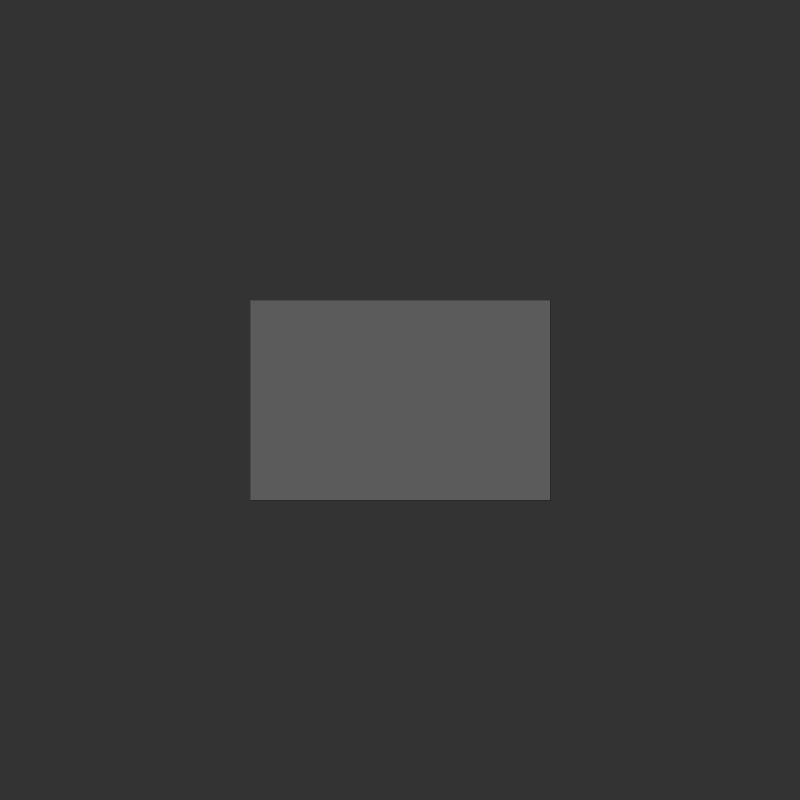
Frame 1 (no input)
Frame 60 (the mouse pressed at the canvas centre just before this capture): identical to frame 1, image omitted
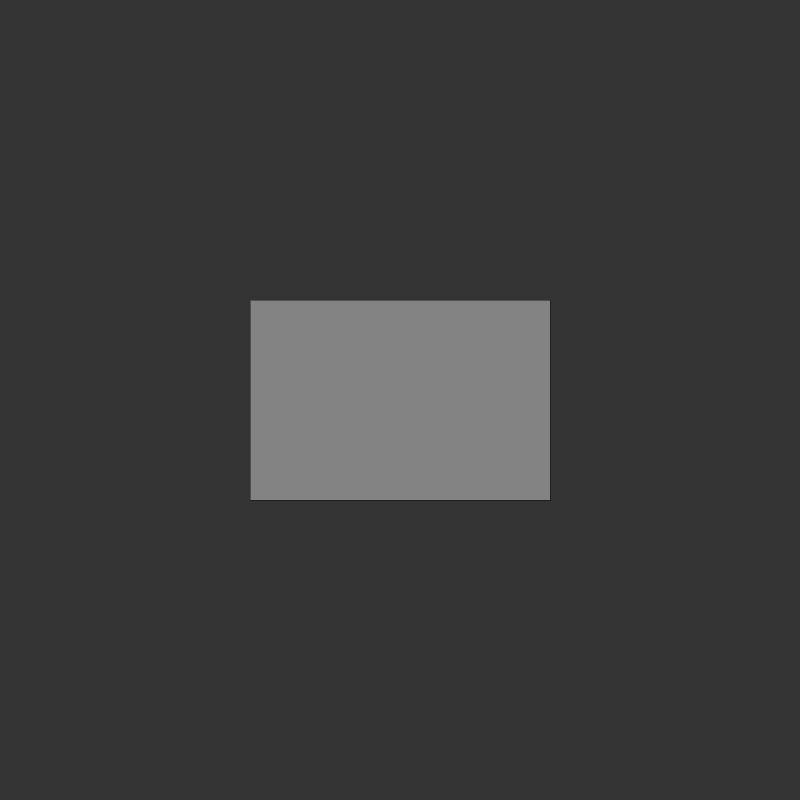
Frame 120 (the mouse held since frame 60 and released just before this capture)

The Processing sketch that drew these frames (run headless with seeded random() and noise(); from frame 60 on, the mouse is pressed at the canvas centre):

// Processing sketch: Button_Demo
// ── Button_Demo.pde
int button = 0;
void setup(){
  size(800,800);
}
void draw(){
  background(51);
  if(button == 0){
    fill(255,50);
    stroke(0,50);
    if(mouseX > 250 && mouseX < 550){
      if(mouseY > 300 && mouseY < 500){
        fill(255,100);
        stroke(0,100);
      }
    }
    rect(250,300,300,200);
  }
  if(button == 1){
    fill(255,50);
    stroke(0,50);
    if(sqrt((mouseX-400)*(mouseX-400)+(mouseY-400)*(mouseY-400)) < 75){
      fill(255,100);
      stroke(0,100);
    }
    ellipse(400,400,150,150);
  }
  if(button == 2){
    fill(255,50);
    stroke(0,50);
    if(mouseY < mouseX/3+350 && mouseY > mouseX/3+200-50/3){
      if(mouseX < mouseY/3+350 && mouseX > mouseY/3+200-50/3){
        fill(255,100);
        stroke(0,100);
      }
    }
    beginShape();
    vertex(350,300);
    vertex(500,350);
    vertex(450,500);
    vertex(300,450);
    vertex(350,300);
    endShape();
  }
}
void mouseReleased(){
  if(button == 0){
    if(mouseX > 250 && mouseX < 550){
      if(mouseY > 300 && mouseY < 500){
        button++;
      }
    }
  }
  else if(button == 1){
    if(sqrt((mouseX-400)*(mouseX-400)+(mouseY-400)*(mouseY-400)) < 75){
      button++;
    }
  }
  else if(button == 2){
    if(mouseY < mouseX/3+350 && mouseY > mouseX/3+200-50/3){
      if(mouseX < mouseY/3+350 && mouseX > mouseY/3+200-50/3){
        button++;
      }
    }
  }
}
